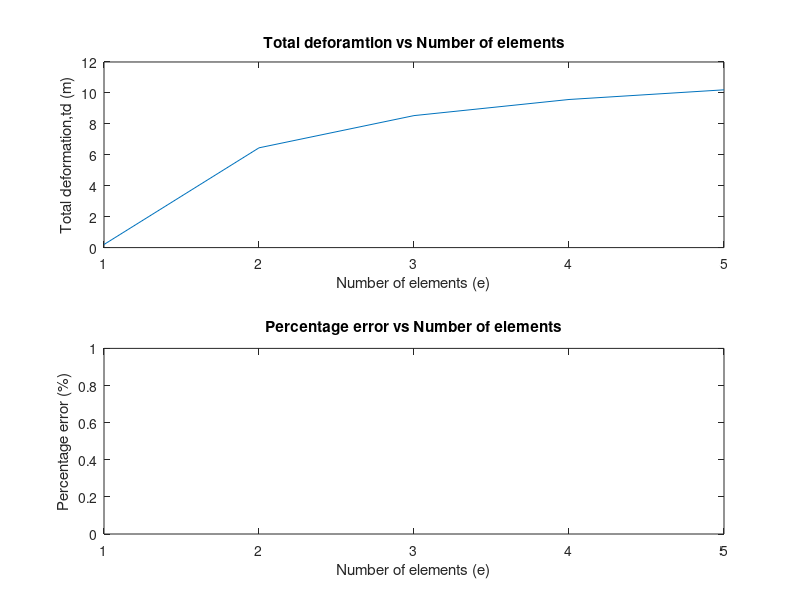

The MATLAB source for this figure:
%Inputs
clc
clear
%% 
% 
% 
% 

format long
L=input("Enter the lenght in meter: ");
W1=input("Enter the width at the top W1 in meter: ");
W2=input("Enter the width at the bottom W2 in meter: ");
t=input("Enter the thickness of the bar in m: ");
g=input("Enter the specific weight of the bar material in N/m^3: ");
E=input("Enter the elastic modulus in N/m^2: ");
P=input("Enter the force applied in N: ");
% L=0.5
% W1=0.05
% W2=0.025
% t=0.015
% g=78600
% E=210e9
% P=50000
%% 
% Exact Value Calculation:

ev= g*(L^2)/(2*E)+P*L*log(W1/W2)/(E*t*(W1-W2));
%% 
% Input the number of elements for finding the deflection using FEM

e=input("Enter the number of elements: ");
%% 
% Loop for finding the value of x,H and A required for each element

for n=1:e
    for m=1:1+n % i+1 points needed for making i elemnts
        y(m)=(m-1)*L/n;  % for 1 element only 2 points needed at y=0 and y=L
        W(m)=W2-(W2-W1)*y(m)/L; % finds width according to the position at y(m)
        A(m)=W(m)*t; % Area at a given point where width is W(m) to find the average of area
    end
%% 
% Area average

for j=1:n
    Aa(j)=(A(j)+A(j+1))/2;
end
%% 
% Taking initial deformation =0 and taking average of area at two ends for area 
% of the element, we have,

td(n)=0;
for z=1:n
    weight_below=0;
        for i=1:z-1
            weight_below=weight_below+g*Aa(i)*(L/n);
        end
    td(n)=td(n)+weight_below*(L/n)/(Aa(z)*E)+P*L/(A(z)*E*n);
end 
error_percentage(n)=(td(n)-ev)*100/ev;
end
fprintf("The total deformation is %f. \n",td(n))
subplot(2,1,1)
plot(1:e,td)
xlabel("Number of elements (e)")
ylabel("Total deformation,td (m)")
title("Total deforamtion vs Number of elements")
subplot(2,1,2)
plot(1:e,error_percentage)
xlabel("Number of elements (e)")
ylabel("Percentage error (%)")
title("Percentage error vs Number of elements")
deformation=transpose(td);
error=transpose(error_percentage);
table=[deformation,error];
xlswrite('Assignment1_6.xls',table);